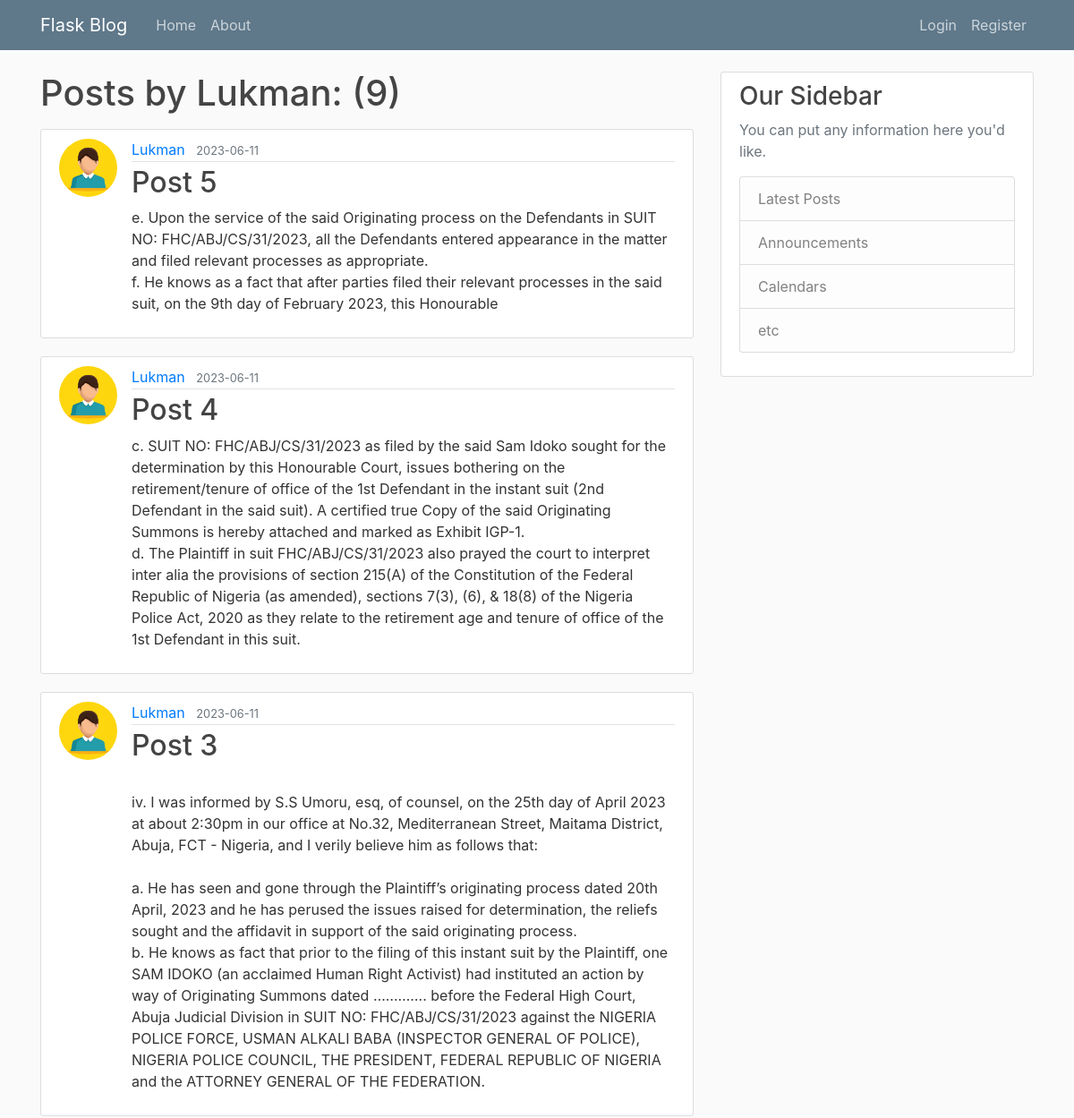
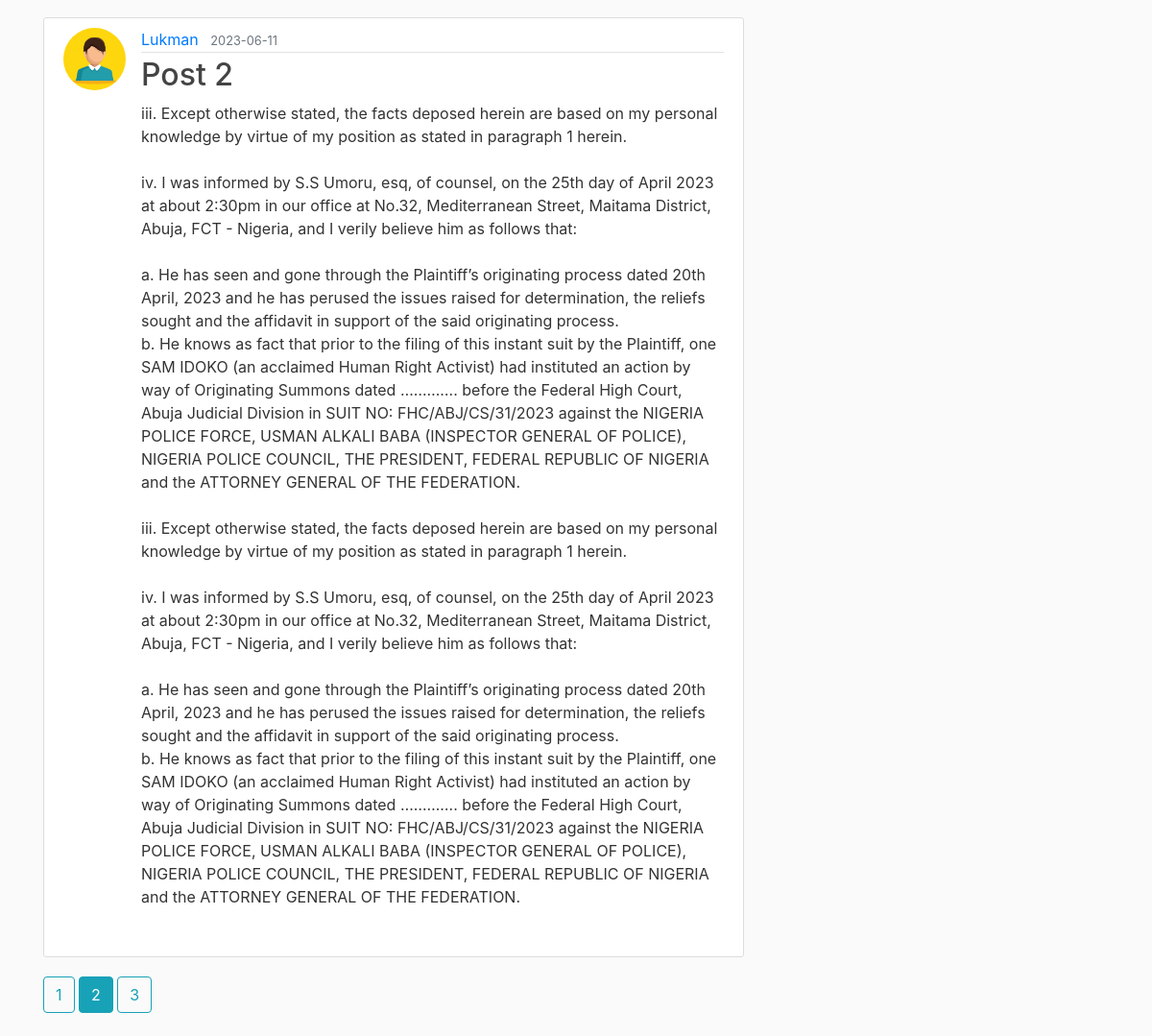
/user/Lukman?page=2, run on the app's committed database (2 pictures, top to bottom).
### flaskblog/models.py (models this page shows)
class User(db.Model, UserMixin):
    id = db.Column(db.Integer, primary_key=True)
    username = db.Column(db.String(20), unique=True, nullable=False)
    email = db.Column(db.String(120), unique=True, nullable=False)
    image_file = db.Column(db.String(20), nullable=False, default='default.jpg')
    password = db.Column(db.String(60), nullable=False)
    '''this user model has relationship with the post
    backref can be used to get the user who created
    the post'''
    posts = db.relationship('Post', backref='author', lazy=True)

class Post(db.Model):
    id = db.Column(db.Integer, primary_key=True)
    title = db.Column(db.String(100), nullable=False)
    date_posted = db.Column(db.DateTime, nullable=False, default=datetime.utcnow)
    content = db.Column(db.Text, nullable=False)
    user_id = db.Column(db.Integer, db.ForeignKey('user.id'), nullable=False)

### flaskblog/routes.py (the view)
@app.route("/user/<string:username>")
def user_posts(username):
    page = request.args.get('page', 1, type=int)
    user = User.query.filter_by(username=username).first_or_404()
    posts= Post.query.filter_by(author=user)\
        .order_by(Post.date_posted.desc())\
        .paginate(page=page, per_page=4)
    return render_template('user_posts.html', posts=posts, user=user)

### flaskblog/templates/user_posts.html
{% extends 'layout.html' %}
{% block content %}
<h1 class="mb-3"> Posts by {{ user.username }}: ({{ posts.total }})</h1>
    {% for post in posts.items %}
<article class="media content-section">
    <img class="rounded-circle article-img" src="{{ url_for('static', filename='profile_pics/'
     + post.author.image_file) }}">
<div class="mdeia-body">
   <div class="article-metadata">
   <a href="{{ url_for('user_posts', username=post.author.username) }}" class="mr-2">{{ post.author.username }}</a>
   <small class="text-muted">{{ post.date_posted.strftime('%Y-%m-%d') }}</small>
</div>
<h2><a href="{{ url_for('post', post_id=post.id) }}" class="article-title">{{ post.title }}</a></h2>
<p class="article-content">{{ post.content }}</p>
</div>
</article>
    {% endfor %}
{% for page_num in posts.iter_pages(left_edge=1, right_edge=1, left_current=1, right_current=2) %}
{% if page_num %}
{% if posts.page == page_num %}
    <a class="btn btn-info mb-4" href="{{ url_for('user_posts', username=user.username, page=page_num) }}">{{ page_num }}</a>
{% else %}
<a class="btn btn-outline-info mb-4" href="{{ url_for('user_posts', username=user.username, page=page_num) }}">{{ page_num }}</a>
{% endif %}
{% else %}
  ...
{% endif %}
{% endfor %}
{% endblock %}

### flaskblog/static/css/main.css (style rules this page uses)
body { background: #fafafa; color: #333333; margin-top: 5rem; }
h1, h2, h3, h4, h5, h6 { color: #444444; }
.content-section { background: #ffffff; padding: 10px 20px; border: 1px solid #dddddd; border-radius: 3px; margin-bottom: 20px; }
.article-title { color: #444444; }
.article-content { white-space: pre-line; }
.article-img { height: 65px; width: 65px; margin-right: 16px; }
.article-metadata { padding-bottom: 1px; margin-bottom: 4px; border-bottom: 1px solid #e3e3e3 }

### data on the page
User: username "Lukman"
Post: image_file (placeholder picture), author.username "Lukman", date_posted "2023-06-11", title "Post 5", content "e. Upon the service of the said Originating process on the Defendants in SUIT NO: FHC/ABJ/CS/31/2023, all the Defendants entered appearance in the matter and filed relevant processes as appropriate. f. He knows as a fact that after parties filed their relevant processes in the said suit, on the 9th day of February 2023, this Honourable"
Post: image_file (placeholder picture), author.username "Lukman", date_posted "2023-06-11", title "Post 4", content "c. SUIT NO: FHC/ABJ/CS/31/2023 as filed by the said Sam Idoko sought for the determination by this Honourable Court, issues bothering on the retirement/tenure of office of the 1st Defendant in the instant suit (2nd Defendant in the said suit). A certified true Copy of the said Originating Summons is hereby attached and marked as Exhibit IGP-1. d. The Plaintiff in suit FHC/ABJ/CS/31/2023 also prayed the court to interpret inter alia the provisions of section 215(A) of the Constitution of the Federal Republic of Nigeria (as amended), sections 7(3), (6), & 18(8) of the Nigeria Police Act, 2020 as they relate to the retirement age and tenure of office of the 1st Defendant in this suit."
Post: image_file (placeholder picture), author.username "Lukman", date_posted "2023-06-11", title "Post 3", content "iv. I was informed by S.S Umoru, esq, of counsel, on the 25th day of April 2023 at about 2:30pm in our office at No.32, Mediterranean Street, Maitama District, Abuja, FCT - Nigeria, and I verily believe him as follows that: a. He has seen and gone through the Plaintiff’s originating process dated 20th April, 2023 and he has perused the issues raised for determination, the reliefs sought and the affidavit in support of the said originating process. b. He knows as fact that prior to the filing of this instant suit by the Plaintiff, one SAM IDOKO (an acclaimed Human Right Activist) had instituted an action by way of Originating Summons dated …………. before the Federal High Court, Abuja Judicial…"
Post: image_file (placeholder picture), author.username "Lukman", date_posted "2023-06-11", title "Post 2", content "iii. Except otherwise stated, the facts deposed herein are based on my personal knowledge by virtue of my position as stated in paragraph 1 herein. iv. I was informed by S.S Umoru, esq, of counsel, on the 25th day of April 2023 at about 2:30pm in our office at No.32, Mediterranean Street, Maitama District, Abuja, FCT - Nigeria, and I verily believe him as follows that: a. He has seen and gone through the Plaintiff’s originating process dated 20th April, 2023 and he has perused the issues raised for determination, the reliefs sought and the affidavit in support of the said originating process. b. He knows as fact that prior to the filing of this instant suit by the Plaintiff, one SAM IDOKO…"

### other printed values
{{ posts.total }} "9"
{{ page_num }} "1" "3"
{{ page_num }} "2"
